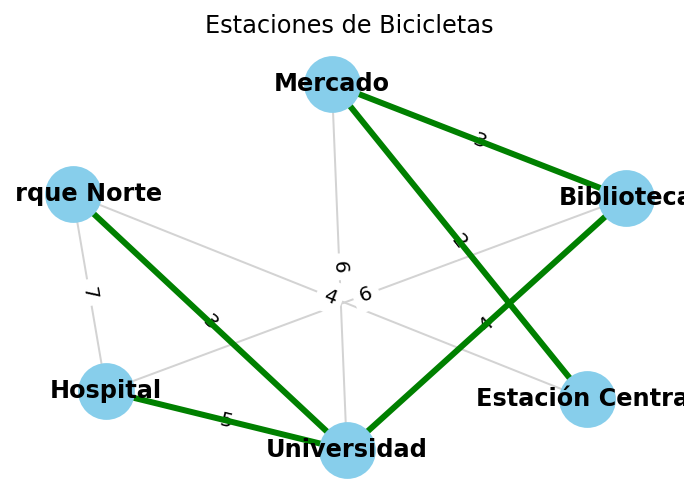

Here is the Python script that generated this plot:
# -*- coding: utf-8 -*-
"""
Practica - 4 Algoritmo de Árbol Parcial mínimo de Prim
Jayden Hammond Caballero - 22310235
"""
# =============================================================================
# #f5 Para ejecutar
# =============================================================================
# Simulador de rutas de entrega con el Algoritmo de Árbol Parcial mínimo de Prim
# Estaciones de bicicletas

import heapq
import matplotlib.pyplot as plt
import networkx as nx

# MAPA
estaciones = {
    'Estación Central': {'Parque Norte': 4, 'Mercado': 2},
    'Parque Norte': {'Estación Central': 4, 'Universidad': 3, 'Hospital': 7},
    'Mercado': {'Estación Central': 2, 'Universidad': 6, 'Biblioteca': 3},
    'Universidad': {'Parque Norte': 3, 'Mercado': 6, 'Hospital': 5, 'Biblioteca': 4},
    'Hospital': {'Parque Norte': 7, 'Universidad': 5, 'Biblioteca': 6},
    'Biblioteca': {'Mercado': 3, 'Universidad': 4, 'Hospital': 6}
}

# ALGORITMO
def prim_mst(graph, start):
    mst = []
    visited = set()
    edges = [(weight, start, neighbor) for neighbor, weight in graph[start].items()]
    heapq.heapify(edges)
    pasos = []

    visited.add(start)

    while edges:
        weight, frm, to = heapq.heappop(edges)
        if to not in visited:
            visited.add(to)
            mst.append((frm, to, weight))
            pasos.append((frm, to, weight))

            for neighbor, cost in graph[to].items():
                if neighbor not in visited:
                    heapq.heappush(edges, (cost, to, neighbor))
    
    return mst, pasos

# PASOS
def mostrar_pasos(pasos):
    for i, (u, v, w) in enumerate(pasos):
        print(f"Paso {i+1}: Conectando '{u}' con '{v}' (Distancia: {w} km)")

# GRAFICAR
def graficar_mst(graph, mst_edges):
    G = nx.Graph()
    pos = nx.spring_layout(graph, seed=15)

    for lugar, conexiones in graph.items():
        for destino, peso in conexiones.items():
            G.add_edge(lugar, destino, weight=peso)

    nx.draw_networkx_nodes(G, pos, node_size=750, node_color='skyblue')
    nx.draw_networkx_labels(G, pos, font_weight='bold')
    nx.draw_networkx_edges(G, pos, edge_color='lightgray')
    nx.draw_networkx_edge_labels(G, pos, edge_labels=nx.get_edge_attributes(G, 'weight'))

    mst_edges_fmt = [(u, v) for u, v, _ in mst_edges]
    nx.draw_networkx_edges(G, pos, edgelist=mst_edges_fmt, edge_color='green', width=3)

    plt.title("Estaciones de Bicicletas")
    plt.axis('off')
    plt.show()


# RESULTADOS
if __name__ == "__main__":
    nodo_inicio = 'Estación Central'
    mst_resultado, pasos = prim_mst(estaciones, nodo_inicio)

    print(f"\n Guia de Conexión entre Estaciones de Bicicletas\nInicio en: {nodo_inicio}\n")
    mostrar_pasos(pasos)

    print("\n Aristas del Árbol de Expansión Mínima:")
    for u, v, w in mst_resultado:
        print(f"{u} - {v} (Distancia: {w} km)")

    graficar_mst(estaciones, mst_resultado)
